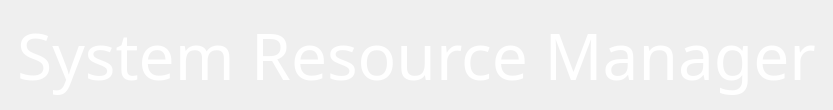
     <widget class="QFrame" name="headerFrame">
      <property name="font">
       <font>
        <family>Roboto Mono</family>
        <pointsize>14</pointsize>
        <italic>false</italic>
        <bold>false</bold>
        <kerning>true</kerning>
       </font>
      </property>
      <property name="frameShape">
       <enum>QFrame::Shape::NoFrame</enum>
      </property>
      <property name="frameShadow">
       <enum>QFrame::Shadow::Plain</enum>
      </property>
      <layout class="QHBoxLayout" name="horizontalLayout_3">
       <item>
        <widget class="QFrame" name="LeftSpaceFrame">
         <property name="frameShape">
          <enum>QFrame::Shape::NoFrame</enum>
         </property>
         <property name="frameShadow">
          <enum>QFrame::Shadow::Plain</enum>
         </property>
        </widget>
       </item>
       <item>
        <widget class="QLabel" name="SRMHeader">
         <property name="styleSheet">
          <string notr="true">font: 700 72pt &quot;METAFORA&quot;;
color: rgb(255, 255, 255);
</string>
         </property>
         <property name="lineWidth">
          <number>0</number>
         </property>
         <property name="text">
          <string>&lt;html&gt;&lt;head/&gt;&lt;body&gt;&lt;p align=&quot;center&quot;&gt;&lt;span style=&quot; font-size:48pt;&quot;&gt;System Resource Manager&lt;/span&gt;&lt;/p&gt;&lt;/body&gt;&lt;/html&gt;</string>
         </property>
         <property name="alignment">
          <set>Qt::AlignmentFlag::AlignCenter</set>
         </property>
         <property name="margin">
          <number>20</number>
         </property>
        </widget>
       </item>
       <item>
        <widget class="QFrame" name="RightSpaceFrame">
         <property name="styleSheet">
          <string notr="true">color: rgb(255, 255, 255)</string>
         </property>
         <property name="frameShape">
          <enum>QFrame::Shape::NoFrame</enum>
         </property>
         <property name="frameShadow">
          <enum>QFrame::Shadow::Plain</enum>
         </property>
         <widget class="QFrame" name="refreshRateFrame">
          <property name="geometry">
           <rect>
            <x>250</x>
            <y>10</y>
            <width>127</width>
            <height>71</height>
           </rect>
          </property>
          <property name="frameShape">
           <enum>QFrame::Shape::StyledPanel</enum>
          </property>
          <property name="frameShadow">
           <enum>QFrame::Shadow::Raised</enum>
          </property>
          <layout class="QVBoxLayout" name="verticalLayout_14">
           <item>
            <widget class="QLabel" name="RefreshRateLabel">
             <property name="text">
              <string>Refresh Rate</string>
             </property>
            </widget>
           </item>
           <item>
            <widget class="QSlider" name="horizontalSlider">
             <property name="styleSheet">
              <string notr="true">QSlider::groove:horizontal {
    border: none;
    height: 6px;                  /* thinner groove */
    background: rgb(219, 98, 155);
    border-radius: 2px;           /* keep rounded corners proportional */
}

QSlider::handle:horizontal {
    background: white;
    border: none;
    width: 10px;
    height: 10px;
    margin: -3px 0;               /* center handle vertically on 4px groove */
    border-radius: 15px;
}

QSlider::sub-page:horizontal {
    background: rgb(219, 98, 155);
    border-radius: 2px;
}

QSlider::add-page:horizontal {
    background: white;
    border-radius: 2px;
}
</string>
             </property>
             <property name="orientation">
              <enum>Qt::Orientation::Horizontal</enum>
             </property>
            </widget>
           </item>
          </layout>
         </widget>
         <widget class="QFrame" name="energyGraphFrame">
          <property name="geometry">
           <rect>
            <x>110</x>
            <y>10</y>
            <width>121</width>
            <height>71</height>
           </rect>
          </property>
          <property name="frameShape">
           <enum>QFrame::Shape::StyledPanel</enum>
          </property>
          <property name="frameShadow">
           <enum>QFrame::Shadow::Raised</enum>
          </property>
         </widget>
        </widget>
       </item>
      </layout>
     </widget>
